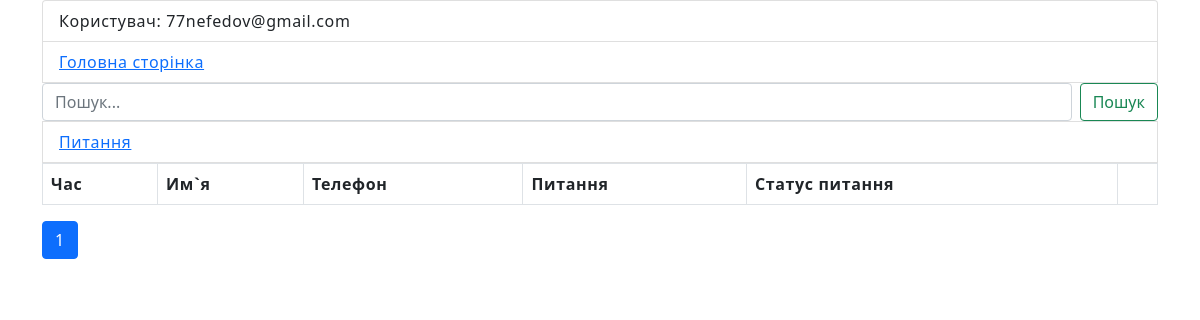
/clients_question/ (signed in), run on an earlier commit of the app's database.
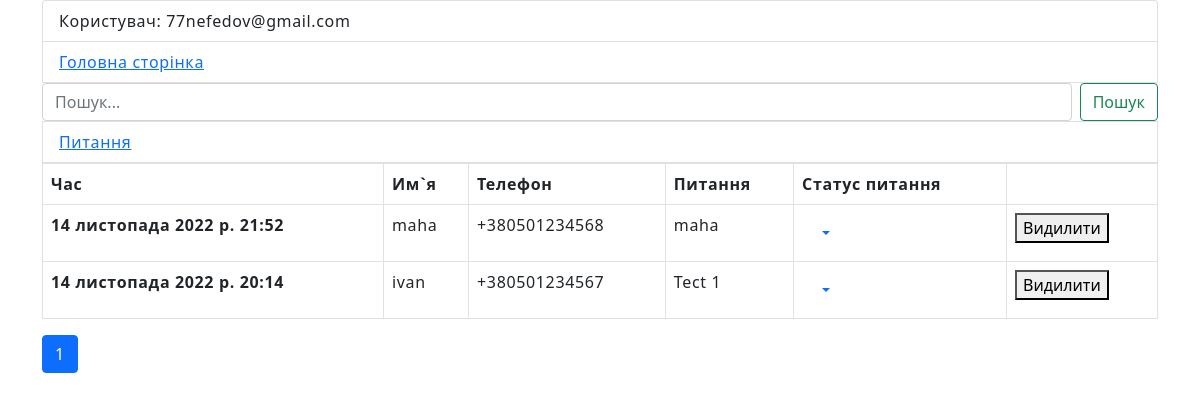
And on a later commit of the database.
### blog/models.py (models this page shows, shortened)
class User(AbstractUser):
    email = models.EmailField(
        _("email address"),
        unique=True,
    )
    USERNAME_FIELD = "email"
    REQUIRED_FIELDS = ["username"]

class Clients(models.Model):
    username = models.CharField("Кліент", max_length=150,)
    phone = models.CharField(max_length=16, blank=True, null=True,)
    question = models.TextField(
        "Текст питання", max_length=250, blank=True, null=True)
    date_created = models.DateTimeField(auto_now=False, auto_now_add=True)
    status = models.ForeignKey("Status", on_delete=models.PROTECT, default=1,
                               max_length=30, verbose_name="Стан питання")
    class Meta:
        verbose_name = "Кліент"
        verbose_name_plural = "Кліенти"

### blog/views.py (the view)
# urls.py: path("clients_question/", views.ListClientsQuestions.as_view(), name="clients_question"),
class ListClientsQuestions(ListView):
    model = Clients
    template_name = "blog/clients_question.html"
    context_object_name = "all_question"
    paginate_by = 100
    def get_queryset(self, *args, **kwargs):
        filter = Clients.objects.order_by("-date_created")
        return filter

### blog/templatetags/blog_tags.py (called while the page is built)
@register.simple_tag()
def get_status_question():
    return Status.objects.all()

### templates/blog/clients_question.html (shortened to what this page needs)
{% extends 'base.html' %}
{% load blog_tags %}
{% block content %}
{% if request.user.is_staff %}
<table class="table table-bo{{ item.username }}rdered">
  <thead>
    <tr>
      <th scope="col">Час</th>
      <th scope="col">Им`я</th>
      <th scope="col">Телефон</th>
      <th scope="col">Питання</th>
      <th scope="col">Статус питання</th>
      <th scope="col"></th>
    </tr>
  </thead>
  <tbody>
    {% for item in all_question %}
    <tr>
      <th scope="row">{{ item.date_created }}</th>
      <td>{{ item.username }}</td>
      <td>{{ item.phone }}</td>
      <td>{{ item.question }}</td>
      <td>
        <form action="{% url 'clients_status' pk=item.id %}" method="post">
          <li class="dropdown">
            <div class="nav-item dropdown">
              <a
                class="dropdown-toggle nav-link active"
                aria-expanded="false"
                data-bs-toggle="dropdown"
                href="#">{{ item.status }}
            </a>
                {% get_status_question as status_question %}
            </div>
          </li>
        </form>
      </td>
      <td>
        <a href="{% url 'delete' item.id %}">
            <button type="submit">Видилити</button>
        </a>
      </td>
    </tr>
    {% endfor %}
  </tbody>
</table>
{% endif %}
{% include 'blog/_paginator.html' %}
{% endblock %}

### templates/base.html (shortened to what this page needs)
{% load static %}
<!DOCTYPE html>
<html lang="uk">
  <!DOCTYPE html>
  <html lang="uk">
    <head>
      <link
        href="{% static 'css/index.css' %}"
        rel="stylesheet"
        type="text/css"
      />
      <link
        rel="stylesheet"
        href="https://cdn.jsdelivr.net/npm/swiper@8/swiper-bundle.min.css"
      />
      <link
        href="https://cdn.jsdelivr.net/npm/bootstrap@5.0.2/dist/css/bootstrap.min.css"
        rel="stylesheet"
      />
    </head>
    <body>
      <div class="container">
        <ul class="list-group">
          <li class="list-group-item">Користувач: {{ user }}</li>
          {% if request.user.is_staff %}
          <li class="list-group-item">
            <a href="{% url 'base' %}">Головна сторінка</a>
          </li>
          <li>
            <form
              class="d-flex"
              action="{% url 'search_results' %}"
              method="get"
            >
              <input
                class="form-control me-2"
                name="search"
                type="text"
                placeholder="Пошук..."
                aria-label="Пошук"
              />
              <button class="btn btn-outline-success" type="submit">
                Пошук
              </button>
            </form>
          </li>
          <li class="list-group-item">
            <a href="{% url 'clients_question' %}">Питання</a>
          </li>
          {% endif %}
          <li>{% block content %}{% endblock %}</li>
        </ul>
      </div>
    </body>
  </html>
</html>

### templates/blog/_paginator.html (shortened to what this page needs)
<nav aria-label="Page navigation example">
  <ul class="pagination mt-3">
    {% for item in page_obj.paginator.page_range %}
      {% if page_obj.number == item %}
        <li class="page-item active" aria-current="page">
          <a class="page-link" href="?{{ sear }}page={{ item }}">{{ item }}</a>
        </li>
      {% elif item > page_obj.number|add:-3 and item < page_obj.number|add:3 %}
      <li class="page-item">
        <a class="page-link" href="?{{ sear }}page={{ item }}">{{ item }}</a>
      </li>
      {% endif %}
    {% endfor %}
  </ul>
</nav>

### blog/static/css/index.css (style rules this page uses)
.container { width: 100%; padding-inline: 26px; margin: 0 auto; }
@media screen and (min-width: 320px) { .container { min-width: 320px; } }
@media screen and (min-width: 768px) { .container { width: 768px; padding-inline: 32px; } }
@media screen and (min-width: 1200px) { .container { width: 1200px; padding-inline: 16px; } }
html { scroll-behavior: smooth; overflow-x: clip; }
body { color: #8e7f7f; font-family: "Raleway", sans-serif; letter-spacing: 0.04em; background-color: #f4f4f4; }
ul { list-style: none; padding: 0; margin: 0; }
a { text-decoration: none; color: currentColor; cursor: url("../images/cursor-dark.svg"), auto; }
body { cursor: url("../images/cursor.svg"), auto; }

What changed in the data, as far as the page shows it:
added Clients: date_created "14 листопада 2022 р. 21:52", username "maha", phone "+380501234568", question "maha"
added Clients: date_created "14 листопада 2022 р. 20:14", username "ivan", phone "+380501234567", question "Tect 1"
